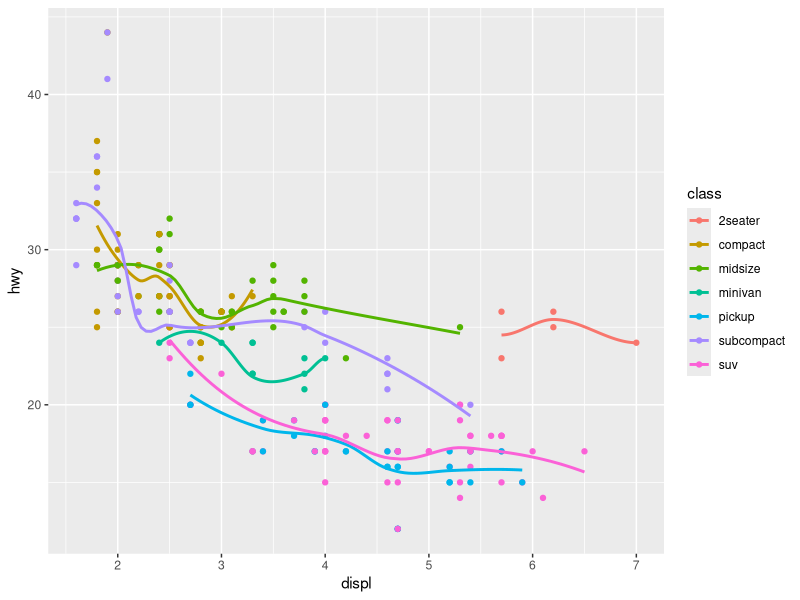
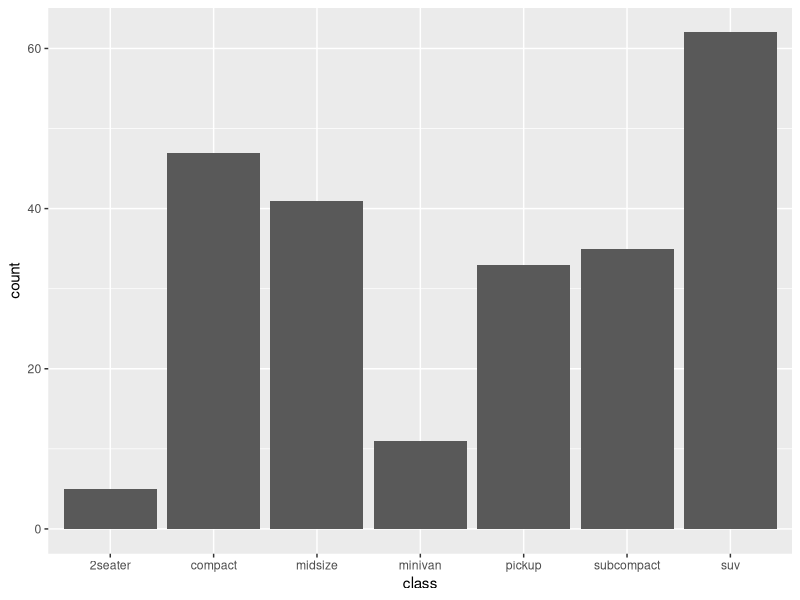
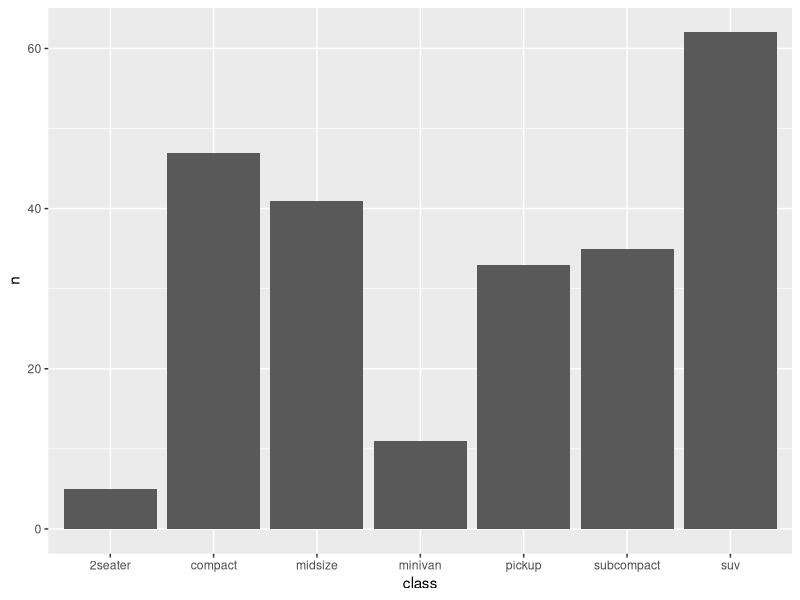
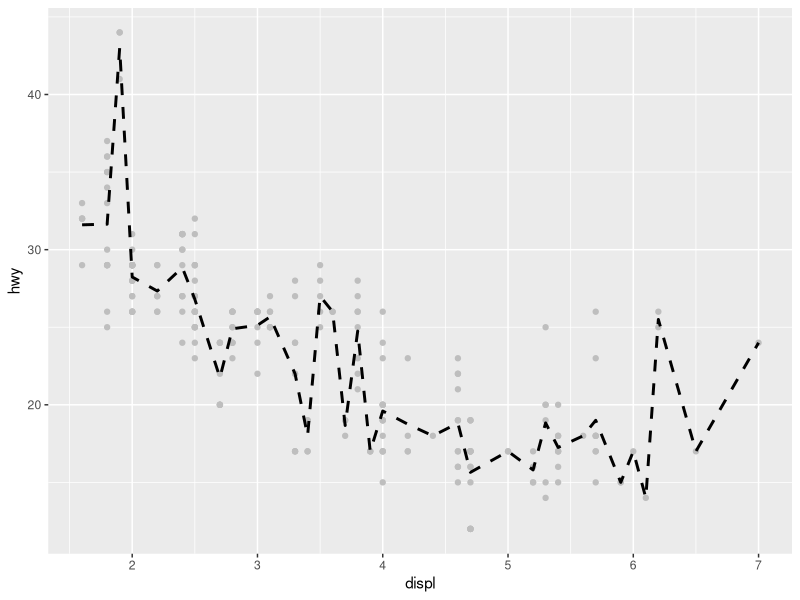
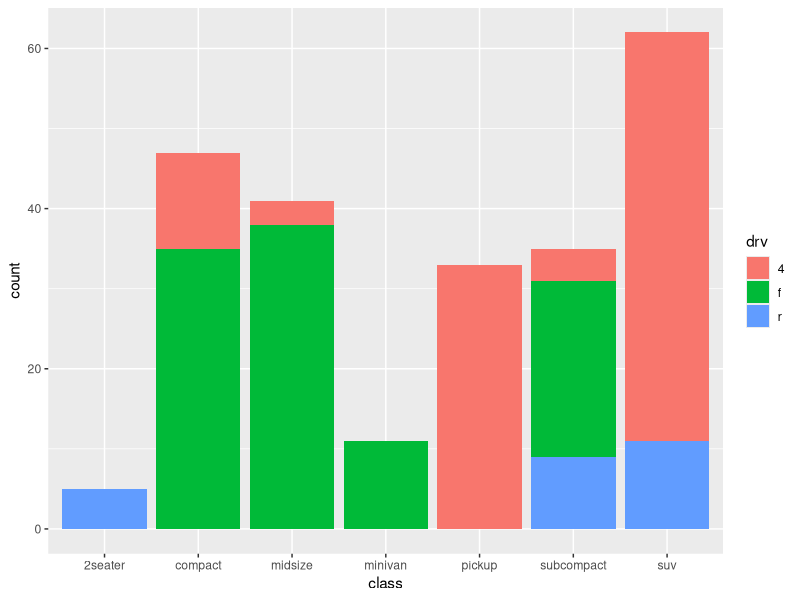
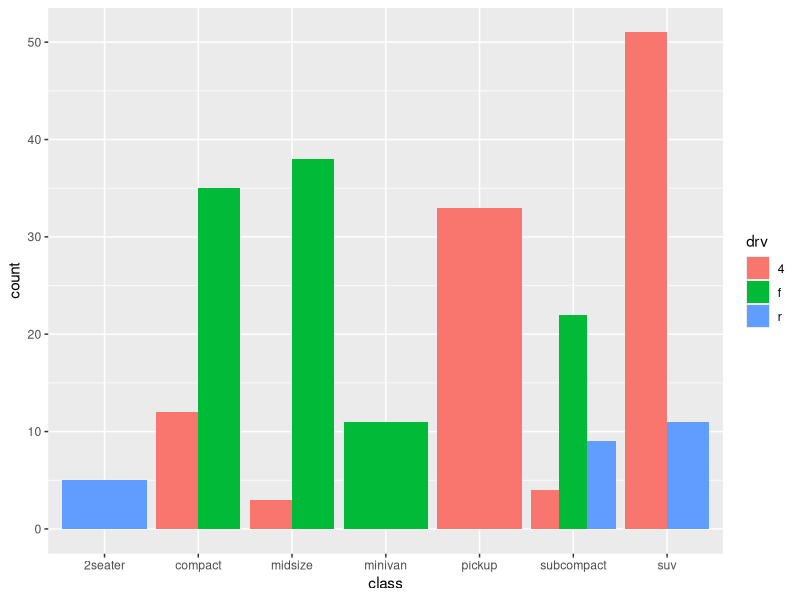
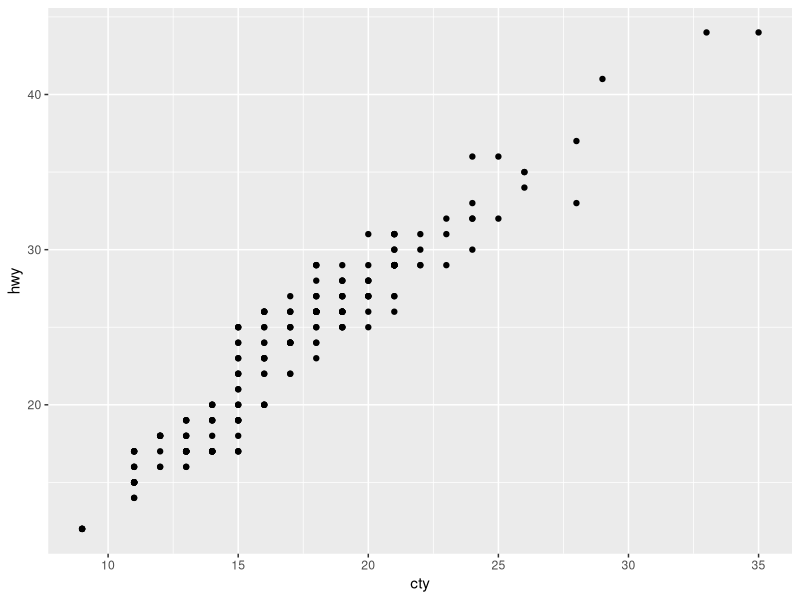
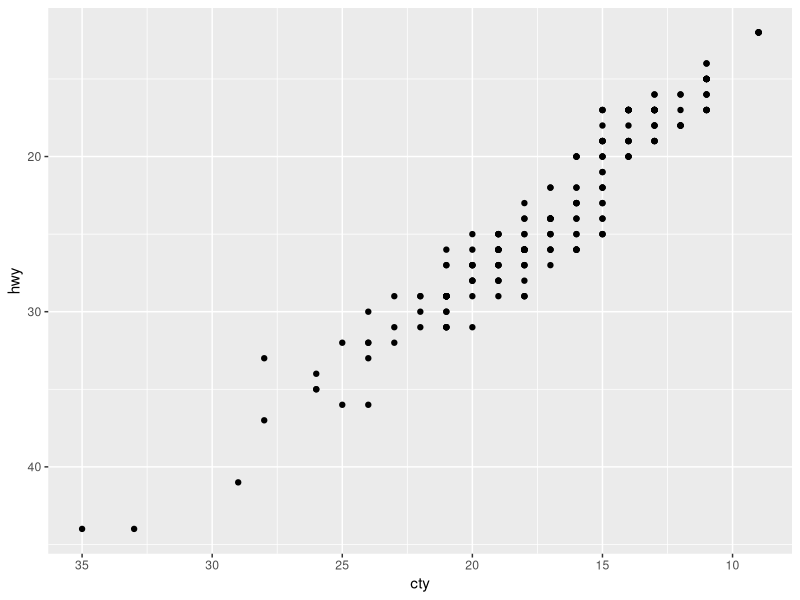

Here is the R script that generated these plots, in order:
library(ggplot2)

ggplot(mpg, aes(x = displ, y = hwy, color = class)) +
    geom_point() +
    geom_smooth(se = FALSE)

ggplot(mpg, aes(x = class)) +
    geom_bar()
((class_count <- dplyr::count(mpg, class)))

ggplot(class_count, aes(x = class, y = n)) +
    geom_bar(stat = "identity")


ggplot(mpg, aes(displ, hwy)) +
    geom_point(color = "grey") +
    stat_summary(
        fun = "mean",
        geom = "line", size = 1, linetype = "dashed"
    )

ggplot(mpg, aes(x = class, fill = drv)) +
    geom_bar()

ggplot(mpg, aes(x = class, fill = drv)) +
    geom_bar(position = "dodge")


ggplot(mpg, aes(x = cty, y = hwy)) +
    geom_point()

ggplot(mpg, aes(x = cty, y = hwy)) +
    geom_point() +
    scale_x_reverse() +
    scale_y_reverse()

ggplot(mpg, aes(x = displ, y = hwy, color = class)) +
    geom_point() +
    scale_color_brewer()

ggplot(mpg, aes(x = displ, y = hwy, color = class)) +
    geom_point() +
    scale_color_brewer(palette = "Set3")


ggplot(mpg, aes(x = displ, y = hwy, color = class)) +
    geom_point() +
    scale_color_brewer(palette = "Set6")


ggplot(mpg, aes(x = displ, y = hwy)) +
    geom_point() +
    coord_cartesian(xlim = c(0, 5))

ggplot(mpg, aes(x = class)) +
    geom_bar() +
    coord_flip()

ggplot(mpg, aes(displ, hwy)) +
    geom_point() +
    facet_wrap(~class)

ggplot(mpg, aes(displ, hwy)) +
    geom_point() +
    facet_grid(year ~ cyl)